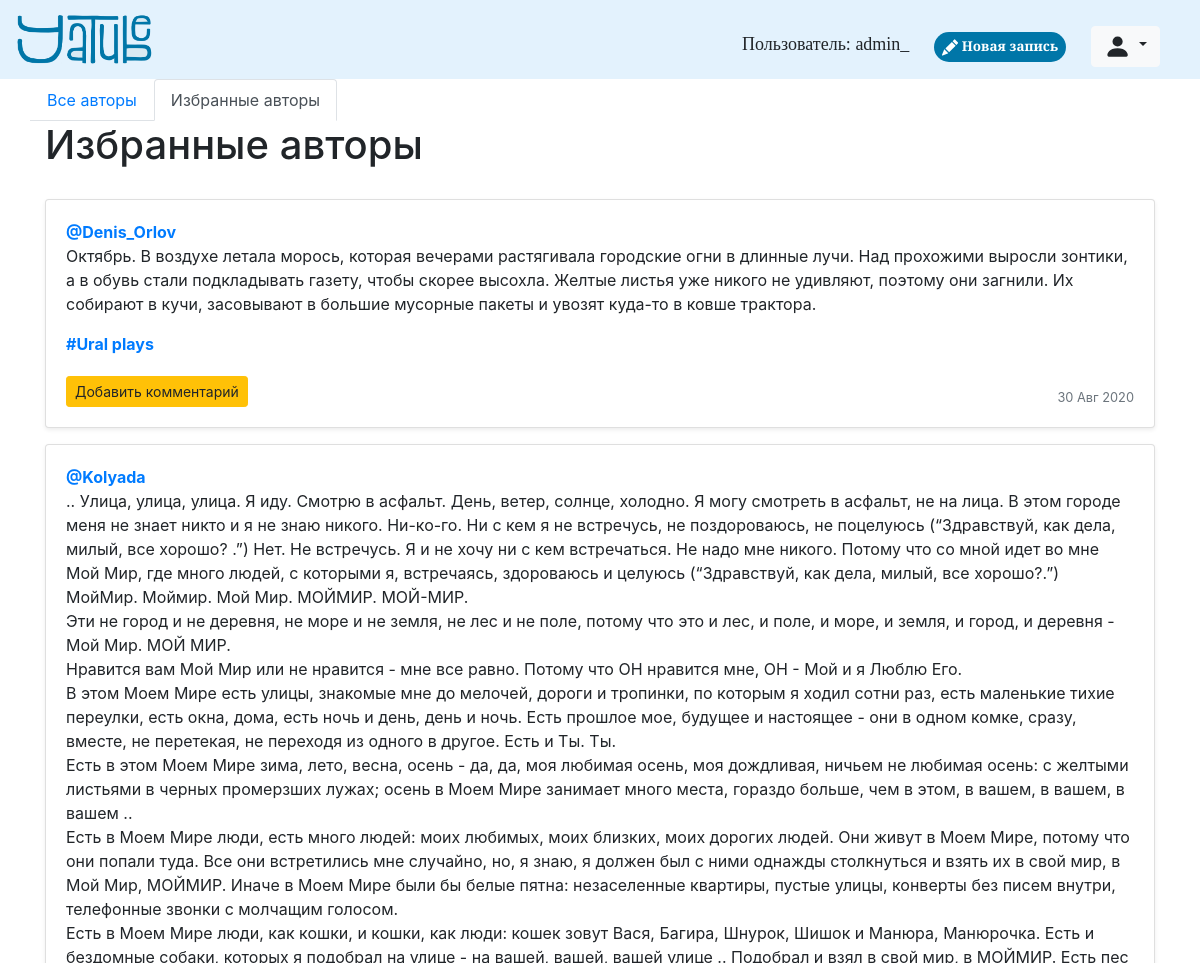
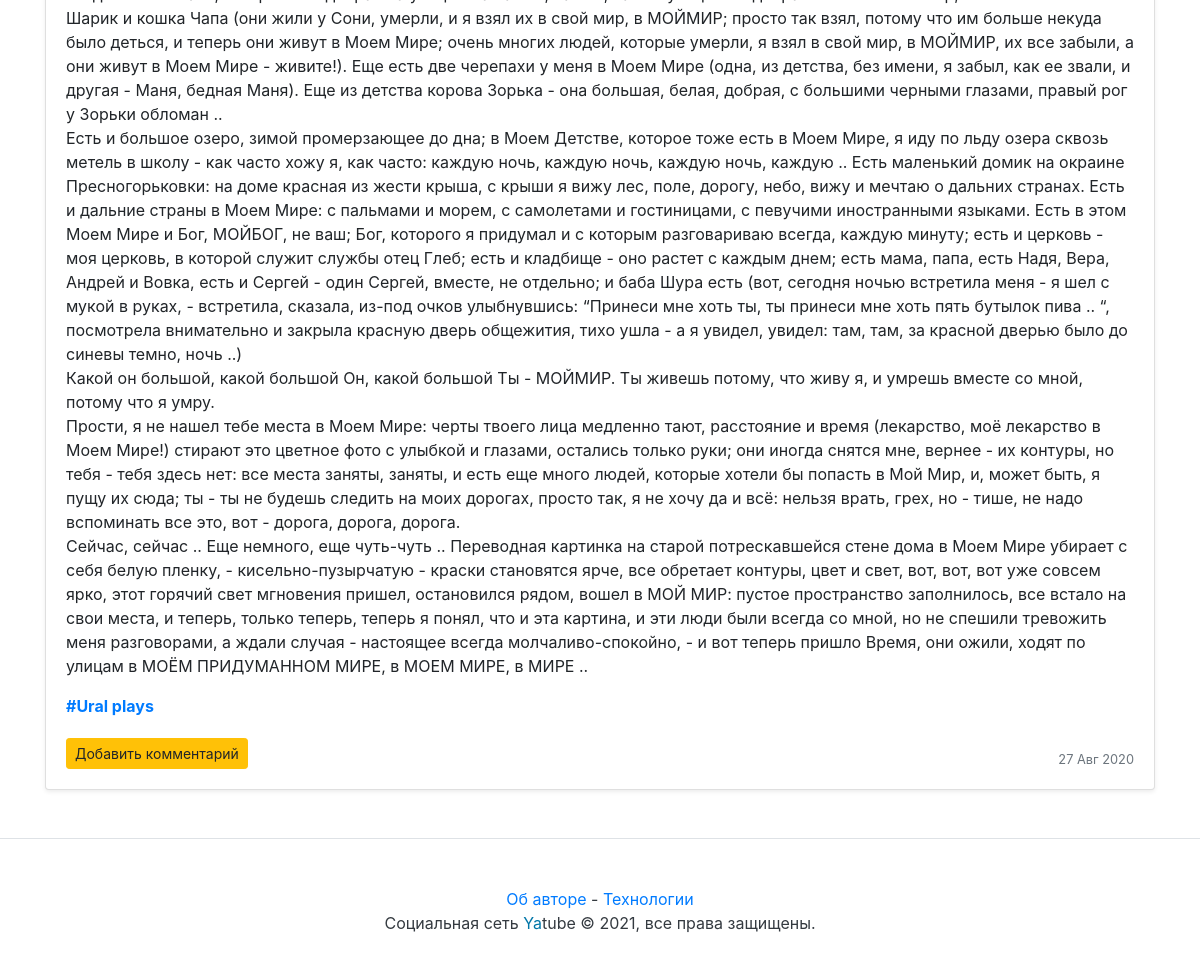
Screenshot of /follow/ (signed in) with the database file from the repository (2 pictures, top to bottom).
### posts/models.py (models this page shows, shortened)
class Post(models.Model):
    class Meta:
        ordering = ('-pub_date',)
    text = models.TextField(verbose_name='Текст')
    pub_date = models.DateTimeField(verbose_name='Дата публикации',
                                    auto_now_add=True)
    author = models.ForeignKey(User,
                               verbose_name='Автор',
                               on_delete=models.CASCADE,
                               related_name='posts')
    group = models.ForeignKey(Group,
                              verbose_name='Группа',
                              on_delete=models.SET_NULL,
                              related_name='posts',
                              blank=True, null=True)
    image = models.ImageField(verbose_name='Изображение',
                              upload_to='posts/',
                              blank=True,
                              null=True)

class Group(models.Model):
    title = models.CharField(max_length=200)
    slug = models.SlugField(verbose_name='web-адрес',
                            unique=True,
                            help_text = 'Для просмотра записей группы '
                            'введите Address после /group/')
    description = models.TextField()

### posts/views.py (the view)
# urls.py: path('follow/', views.follow_index, name='follow_index'),
@login_required
def follow_index(request):
    post_list = Post.objects.filter(
        author__following__user=request.user).select_related('group').prefetch_related('comments')
    paginator = Paginator(post_list, 10)
    page_number = request.GET.get('page')
    page = paginator.get_page(page_number)
    return render(request, 'follow.html', {
                        'page': page,
                        'paginator': paginator
                        })

### users/processors.py (called while the page is built)
def year(request):
    year = dt.datetime.today()
    return {
        'year': year.year,
    }

### templates/follow.html (shortened to what this page needs)
{% extends "base.html" %}
{% block content %}
{% load thumbnail %}
{% include "menu.html" with follow=True %}
<h1 style="margin-bottom: 30px">Избранные авторы</h1>
    {% for post in page  %}
        {% include "post_item.html" with post=post %}
    {% endfor %}
{% endblock %}

### templates/nav.html (shortened to what this page needs)
{% load static %}
<nav class="navbar navbar-light" style="background-color: #e3f2fd;">
    <a class="navbar-brand" href="/">
        <img alt="Brand" class="img-responsive" width="140" src="{% static 'logo3.png' %}">
    </a>
    <nav class="my-2 my-md-0 mr-md-4">
        {% if user.is_authenticated %}
        Пользователь: {{ user.username }}
        <span>
            <a class="badge badge-pill badge-dark"
            style="margin-top: 20px; margin-right: 20px; margin-left: 20px;"
            href="{% url 'new' %} ">
               Новая запись</a>
        </span>
        <div class="btn-group">
            <button type="button" class="btn btn-light dropdown-toggle" data-toggle="dropdown"
            aria-haspopup="true" aria-expanded="false">
            <svg width="1.7em" height="1.7em" viewBox="0 0 16 16" class="bi bi-person-fill" fill="currentColor" xmlns="http://www.w3.org/2000/svg">
                <path fill-rule="evenodd" d="M3 14s-1 0-1-1 1-4 6-4 6 3 6 4-1 1-1 1H3zm5-6a3 3 0 1 0 0-6 3 3 0 0 0 0 6z"/>
              </svg>
            </button>
          </div>
        {% else %}
        <a class="p-2 text-dark" href="{% url 'login' %}">Войти</a> |
        <a class="p-2 text-dark" href="{% url 'signup' %}">Регистрация</a>
        {% endif %}
    </nav>
</nav>

### templates/post_item.html (shortened to what this page needs)
<div class="card mb-3 mt-1 shadow-sm">
    {% load thumbnail %}
    <div class="card-body">
      <p class="card-text">
        <a name="post_{{ post.id }}" href="{% url 'profile' post.author.username %}">
          <strong class="d-block text-gray-dark">@{{ post.author }}</strong>
        </a>
        {{ post.text|linebreaksbr }}
      </p>
      {% if post.group %}
      <a class="card-link muted" href="{% url 'group' post.group.slug %}">
        <strong class="d-block text-gray-dark">#{{ post.group.title }}</strong>
      </a>
      {% endif %}
      <div class="d-flex justify-content-between align-items-end" style="margin-top: 20px;">
        <div class="btn-group">
          <a class="btn btn-sm btn-warning" href="{% url 'post' post.author.username post.id %}" role="button">
            Добавить комментарий
          </a>
        </div>
        <small class="text-muted">{{ post.pub_date|date:"d M Y"}}</small>
      </div>
    </div>
  </div>

### templates/nav.html (style rules this page uses)
nav { font-family: 'Playfair Display SC', serif; font-size: 18px }

### rows the page displays
Post: author "Denis_Orlov", text "Октябрь. В воздухе летала морось, которая вечерами растягивала городские огни в длинные лучи. Над прохожими выросли зонтики, а в обувь стали подкладывать газету, чтобы скорее высохла. Желтые листья уже никого не удивляют, поэтому они загнили. Их собирают в кучи, засовывают в большие мусорные пакеты и увозят куда-то в ковше трактора.", group "Ural plays", pub_date "30 Авг 2020"
Post: author "Kolyada", text ".. Улица, улица, улица. Я иду. Смотрю в асфальт. День, ветер, солнце, холодно. Я могу смотреть в асфальт, не на лица. В этом городе меня не знает никто и я не знаю никого. Ни-ко-го. Ни с кем я не встречусь, не поздороваюсь, не поцелуюсь (“Здравствуй, как дела, милый, все хорошо? .”) Нет. Не встречусь. Я и не хочу ни с кем встречаться. Не надо мне никого. Потому что со мной идет во мне Мой Мир, где много людей, с которыми я, встречаясь, здороваюсь и целуюсь (“Здравствуй, как дела, милый, все хорошо?.”) МойМир. Моймир. Мой Мир. МОЙМИР. МОЙ-МИР. Эти не город и не деревня, не море и не земля, не лес и не поле, потому что это и лес, и поле, и море, и земля, и город, и деревня - Мой Мир. МОЙ МИР.…", group "Ural plays", pub_date "27 Авг 2020"

### other values shown
{{ user.username }} "admin_"
{{ year }} "2021"
